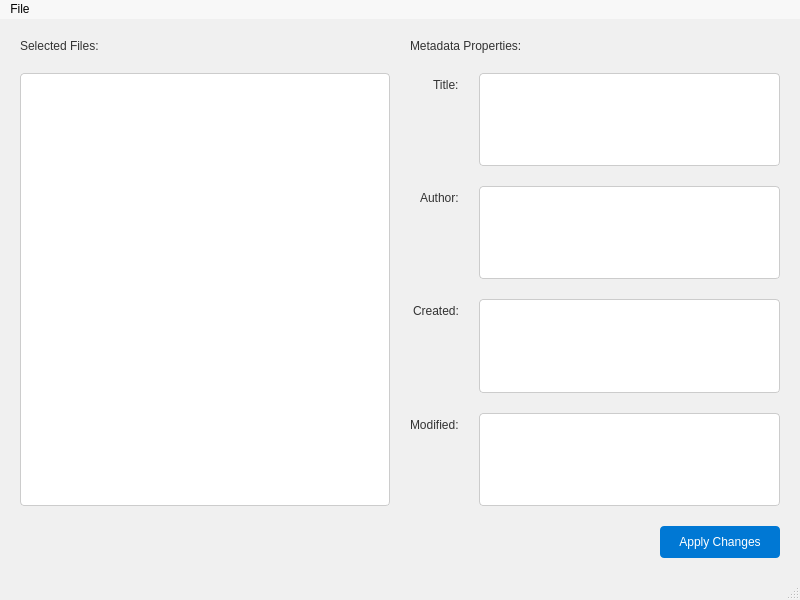
<?xml version="1.0" encoding="UTF-8"?>
<ui version="4.0">
 <class>OfficeMetadataEditor</class>
 <widget class="QMainWindow" name="OfficeMetadataEditor">
  <property name="geometry">
   <rect>
    <x>0</x>
    <y>0</y>
    <width>800</width>
    <height>600</height>
   </rect>
  </property>
  <property name="minimumSize">
   <size>
    <width>800</width>
    <height>600</height>
   </size>
  </property>
  <property name="windowTitle">
   <string>Office Metadata Editor</string>
  </property>
  <property name="styleSheet">
   <string notr="true">QMainWindow {
    background-color: #f0f0f0;
}
QLabel {
    font-size: 12px;
    color: #333333;
}
QPushButton {
    background-color: #0078d4;
    color: white;
    border: none;
    padding: 8px 16px;
    border-radius: 4px;
    font-size: 12px;
}
QPushButton:hover {
    background-color: #005a9e;
}
QListView {
    background-color: white;
    border: 1px solid #cccccc;
    border-radius: 4px;
    padding: 4px;
}
QMenuBar {
    background-color: #f8f8f8;
}
QMenuBar::item:selected {
    background-color: #0078d4;
    color: white;
}</string>
  </property>
  <widget class="QWidget" name="centralwidget">
   <layout class="QVBoxLayout" name="verticalLayout">
    <property name="spacing">
     <number>20</number>
    </property>
    <property name="leftMargin">
     <number>20</number>
    </property>
    <property name="topMargin">
     <number>20</number>
    </property>
    <property name="rightMargin">
     <number>20</number>
    </property>
    <property name="bottomMargin">
     <number>20</number>
    </property>
    <item>
     <layout class="QHBoxLayout" name="horizontalLayout">
      <item>
       <layout class="QVBoxLayout" name="leftLayout">
        <item>
         <widget class="QLabel" name="filesLabel">
          <property name="text">
           <string>Selected Files:</string>
          </property>
          <property name="font">
           <font>
            <pointsize>12</pointsize>
           </font>
          </property>
         </widget>
        </item>
        <item>
         <widget class="QListView" name="select_ListView">
          <property name="minimumSize">
           <size>
            <width>300</width>
            <height>400</height>
           </size>
          </property>
         </widget>
        </item>
       </layout>
      </item>
      <item>
       <layout class="QVBoxLayout" name="rightLayout">
        <item>
         <widget class="QLabel" name="metadataLabel">
          <property name="text">
           <string>Metadata Properties:</string>
          </property>
          <property name="font">
           <font>
            <pointsize>12</pointsize>
           </font>
          </property>
         </widget>
        </item>
        <item>
         <layout class="QFormLayout" name="formLayout">
          <property name="labelAlignment">
           <set>Qt::AlignRight|Qt::AlignTrailing|Qt::AlignVCenter</set>
          </property>
          <item row="0" column="0">
           <widget class="QLabel" name="titleLabel">
            <property name="text">
             <string>Title:</string>
            </property>
            <property name="font">
             <font>
              <pointsize>12</pointsize>
             </font>
            </property>
           </widget>
          </item>
          <item row="0" column="1">
           <widget class="QListView" name="title_ListView"/>
          </item>
          <item row="1" column="0">
           <widget class="QLabel" name="authorLabel">
            <property name="text">
             <string>Author:</string>
            </property>
            <property name="font">
             <font>
              <pointsize>12</pointsize>
             </font>
            </property>
           </widget>
          </item>
          <item row="1" column="1">
           <widget class="QListView" name="author_ListView"/>
          </item>
          <item row="2" column="0">
           <widget class="QLabel" name="createdLabel">
            <property name="text">
             <string>Created:</string>
            </property>
            <property name="font">
             <font>
              <pointsize>12</pointsize>
             </font>
            </property>
           </widget>
          </item>
          <item row="2" column="1">
           <widget class="QListView" name="created_ListView"/>
          </item>
          <item row="3" column="0">
           <widget class="QLabel" name="modifiedLabel">
            <property name="text">
             <string>Modified:</string>
            </property>
            <property name="font">
             <font>
              <pointsize>12</pointsize>
             </font>
            </property>
           </widget>
          </item>
          <item row="3" column="1">
           <widget class="QListView" name="modified_ListView"/>
          </item>
         </layout>
        </item>
       </layout>
      </item>
     </layout>
    </item>
    <item>
     <layout class="QHBoxLayout" name="buttonLayout">
      <item>
       <spacer name="horizontalSpacer">
        <property name="orientation">
         <enum>Qt::Horizontal</enum>
        </property>
        <property name="sizeHint" stdset="0">
         <size>
          <width>40</width>
          <height>20</height>
         </size>
        </property>
       </spacer>
      </item>
      <item>
       <widget class="QPushButton" name="apply_changes_button">
        <property name="minimumSize">
         <size>
          <width>120</width>
          <height>32</height>
         </size>
        </property>
        <property name="text">
         <string>Apply Changes</string>
        </property>
       </widget>
      </item>
     </layout>
    </item>
   </layout>
  </widget>
  <widget class="QMenuBar" name="menubar">
   <property name="geometry">
    <rect>
     <x>0</x>
     <y>0</y>
     <width>800</width>
     <height>21</height>
    </rect>
   </property>
   <widget class="QMenu" name="menuFile">
    <property name="title">
     <string>File</string>
    </property>
    <addaction name="actionSelect_Files"/>
    <addaction name="separator"/>
    <addaction name="actionExit"/>
   </widget>
   <addaction name="menuFile"/>
  </widget>
  <widget class="QStatusBar" name="statusbar"/>
  <action name="actionSelect_Files">
   <property name="text">
    <string>Select Files...</string>
   </property>
   <property name="shortcut">
    <string>Ctrl+O</string>
   </property>
  </action>
  <action name="actionExit">
   <property name="text">
    <string>Exit</string>
   </property>
   <property name="shortcut">
    <string>Alt+F4</string>
   </property>
  </action>
 </widget>
 <resources/>
 <connections/>
</ui>
